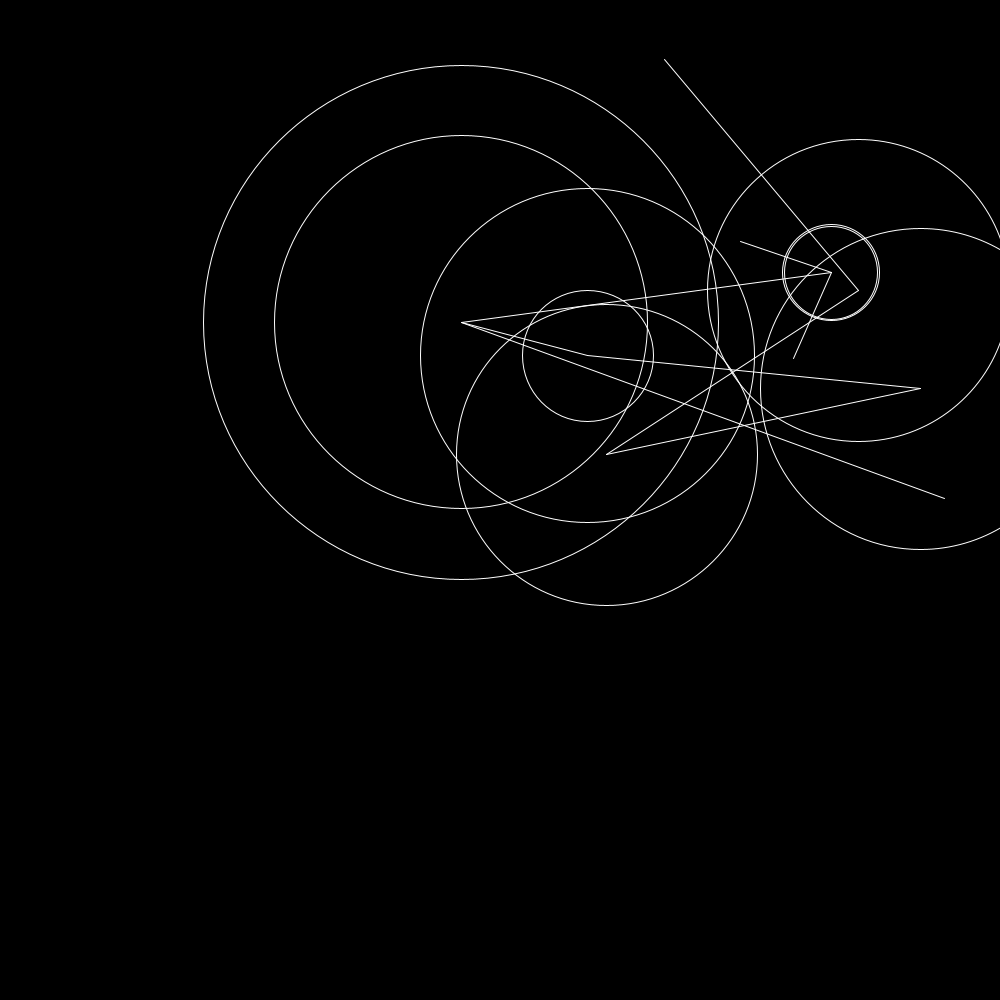
Frame 1 (no input)
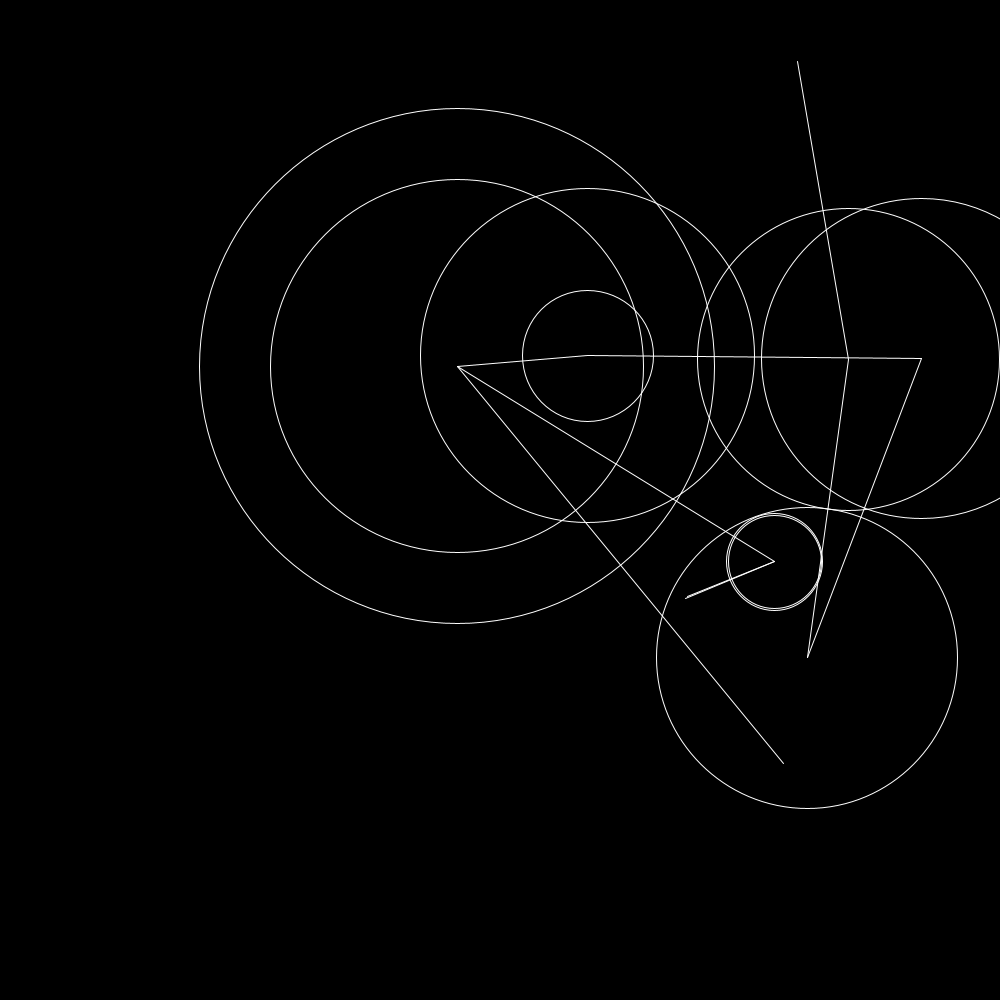
Frame 60 (the mouse pressed at the canvas centre just before this capture)
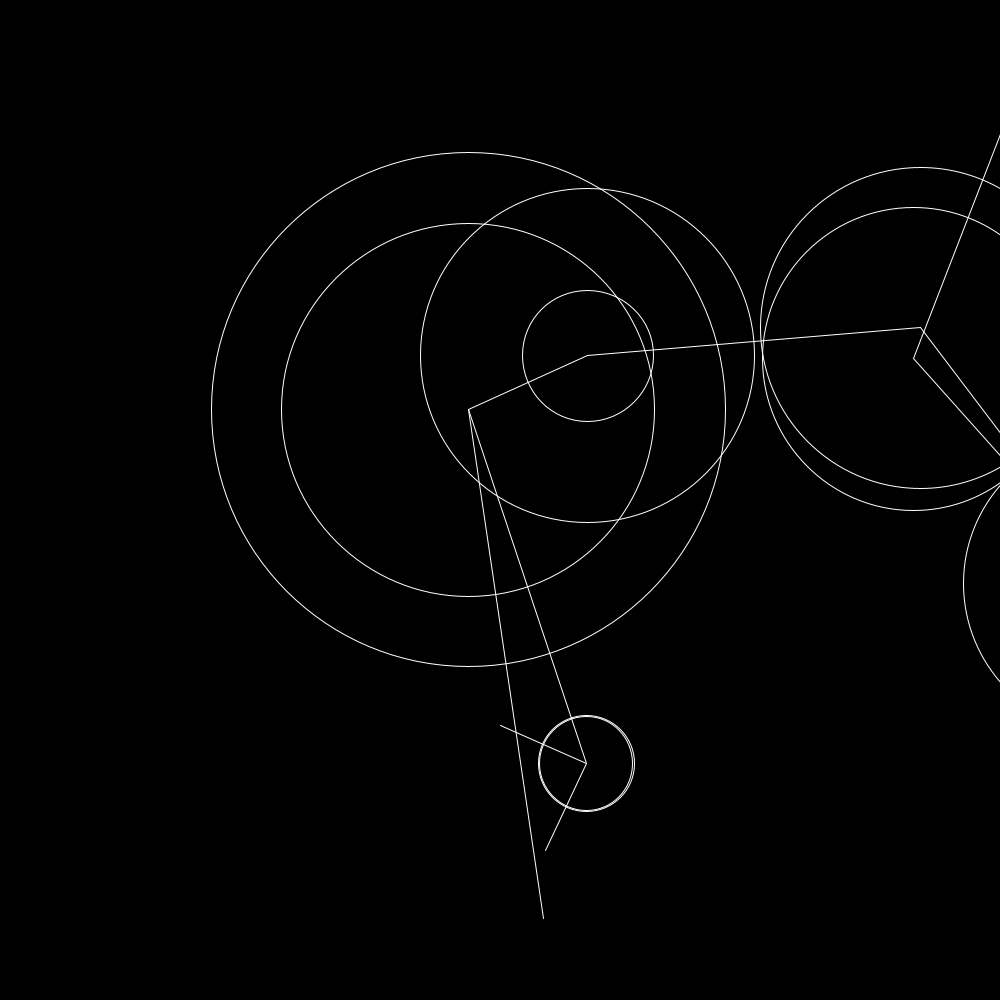
Frame 120 (the mouse held since frame 60 and released just before this capture)

The Processing sketch that drew these frames (run headless with seeded random() and noise(); from frame 60 on, the mouse is pressed at the canvas centre):

// Processing sketch: rotate
// ── rotate.pde
int num = 10;
PVector[] points = new PVector[num];
int[] pivot = new int[num];
float[] r = new float[num];
float[] theta = new float[num];
float[] v = new float[num];


void setup() {
  size(1000, 1000);

  for (int i = 0; i < num; i++) {
    points[i] = new PVector(random(200, 800), random(200, 800));
    pivot[i] = (int)random(i);
    pivot[i] = (random(1)>0.9) ? i : pivot[i];
    //pivot[i] = max(0, i-1);
    theta[i] = atan2(points[pivot[i]].y-points[i].y, points[pivot[i]].x-points[i].x);
    r[i] = points[i].dist(points[pivot[i]]);
    //r[i] = 50;
    if (pivot[i] == i)
      r[i] = 0;
    v[i] = random(-2, 2)/2;
    //v[i] = i/50.0;
  }
  background(0);
}

void draw() {
  background(0);
  stroke(255);
  noFill();

  for (int i = 0; i < num; i++) {

    theta[i] += radians(v[i]);
    PVector offset = PVector.fromAngle(theta[i]).mult(r[i]);
    points[i] = PVector.add(points[pivot[i]], offset);
    //point(points[i].x, points[i].y);
    line(points[i].x, points[i].y, points[pivot[i]].x, points[pivot[i]].y);
    //ellipse(points[i].x, points[i].y, r[i], r[i]);
    ellipse(points[pivot[i]].x, points[pivot[i]].y, r[i], r[i]);
  }
}
